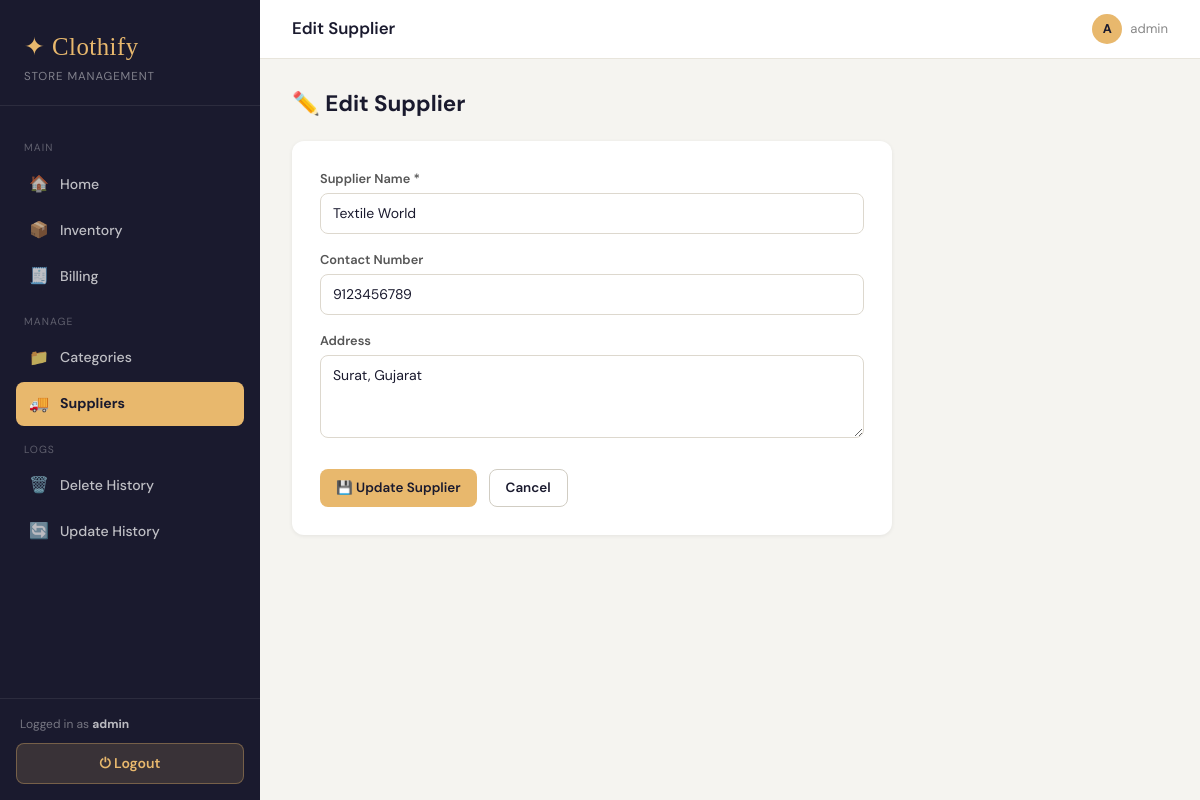
/suppliers/edit/2 (signed in), run on the app's committed database.
### tables this page shows
CREATE TABLE suppliers (
            id         INTEGER PRIMARY KEY AUTOINCREMENT,
            name       TEXT,
            contact    TEXT,
            address    TEXT,
            date_added TEXT
        );

### app.py (the view)
@app.route("/suppliers/edit/<int:id>", methods=["GET","POST"])
@login_required
def supplier_edit(id):
    conn = get_conn(); cur = conn.cursor()
    if request.method == "POST":
        cur.execute("UPDATE suppliers SET name=?,contact=?,address=? WHERE id=?",
            (request.form.get("name"),request.form.get("contact"),request.form.get("address"),id))
        conn.commit(); conn.close()
        flash("Supplier updated ✔","success"); return redirect(url_for("suppliers_page"))
    cur.execute("SELECT * FROM suppliers WHERE id=?", (id,))
    supplier = dict(cur.fetchone()); conn.close()
    return render_template("supplier_form.html", supplier=supplier)

### app.py (called while the page is built)
def get_conn():
    conn = sqlite3.connect(DB_PATH)
    conn.row_factory = sqlite3.Row
    conn.execute("PRAGMA foreign_keys = ON")
    return conn

@app.context_processor
def inject_globals():
    user = session.get("user")
    session_user = {"username": user} if user else None
    return {"now": datetime.utcnow, "session_user": session_user, "current_year": datetime.utcnow().year}

def login_required(fn):
    @functools.wraps(fn)
    def wrapper(*args, **kwargs):
        if not session.get("user"):
            return redirect(url_for("login"))
        return fn(*args, **kwargs)
    return wrapper

### templates/supplier_form.html
{% extends "base.html" %}
{% block page_title %}{{ 'Edit Supplier' if supplier else 'Add Supplier' }}{% endblock %}
{% block content %}
<div style="max-width:600px;">
  <h2 style="font-size:1.4rem;font-weight:700;color:#1a1a2e;margin-bottom:20px;">
    {{ '✏️ Edit Supplier' if supplier else '➕ Add Supplier' }}
  </h2>
  <div class="card" style="padding:28px;">
    <form method="POST">
      <div style="margin-bottom:16px;">
        <label class="form-label">Supplier Name *</label>
        <input type="text" name="name" class="form-input" required
               value="{{ supplier.name if supplier else '' }}" placeholder="e.g. Fashion Hub">
      </div>
      <div style="margin-bottom:16px;">
        <label class="form-label">Contact Number</label>
        <input type="text" name="contact" class="form-input"
               value="{{ supplier.contact if supplier else '' }}" placeholder="e.g. 9876543210">
      </div>
      <div style="margin-bottom:24px;">
        <label class="form-label">Address</label>
        <textarea name="address" class="form-input" rows="3"
                  placeholder="City, State">{{ supplier.address if supplier else '' }}</textarea>
      </div>
      <div style="display:flex;gap:12px;">
        <button type="submit" class="btn btn-accent">
          {{ '💾 Update Supplier' if supplier else '✔ Save Supplier' }}
        </button>
        <a href="{{ url_for('suppliers_page') }}" class="btn btn-ghost">Cancel</a>
      </div>
    </form>
  </div>
</div>
{% endblock %}

### templates/base.html (style rules this page uses)
:root { --brand: #1a1a2e; --accent: #e8b86d; --accent-dark: #c9973a; --sidebar-w: 260px; --bg: #f5f4f0; }
*, *::before, *::after { box-sizing: border-box; margin: 0; padding: 0; }
body { font-family: 'DM Sans', sans-serif; background: var(--bg); color: #1a1a2e; }
.card { background:#fff; border-radius:12px; box-shadow:0 1px 4px rgba(0,0,0,.07); overflow:hidden; }
.btn { display:inline-flex; align-items:center; gap:6px; padding:8px 16px; border-radius:8px; font-size:.84rem; font-weight:600; cursor:pointer; text-decoration:none; transition:filter .15s, transform .1s; border:none; }
.btn-accent { background:var(--accent); color:var(--brand); }
.btn-ghost { background:transparent; color:var(--brand); border:1px solid #d1cdc3; }
.form-label { display:block; font-size:.8rem; font-weight:600; color:#555; margin-bottom:5px; }
.form-input { width:100%; border:1px solid #ddd8ce; border-radius:8px; padding:9px 12px; font-size:.875rem; font-family:inherit; outline:none; transition:border .15s; }

### data on the page
suppliers: name "Textile World", contact "9123456789", address "Surat, Gujarat"

### other printed values
{{ session_user.username }} "admin"
{{ 'Edit Supplier' if supplier else 'Add Supplier' }} "Edit Supplier"
{{ session_user.username[0]|upper }} "A"
{{ '✏️ Edit Supplier' if supplier else '➕ Add Supplier' }} "✏️ Edit Supplier"
{{ '💾 Update Supplier' if supplier else '✔ Save Supplier' }} "💾 Update Supplier"
